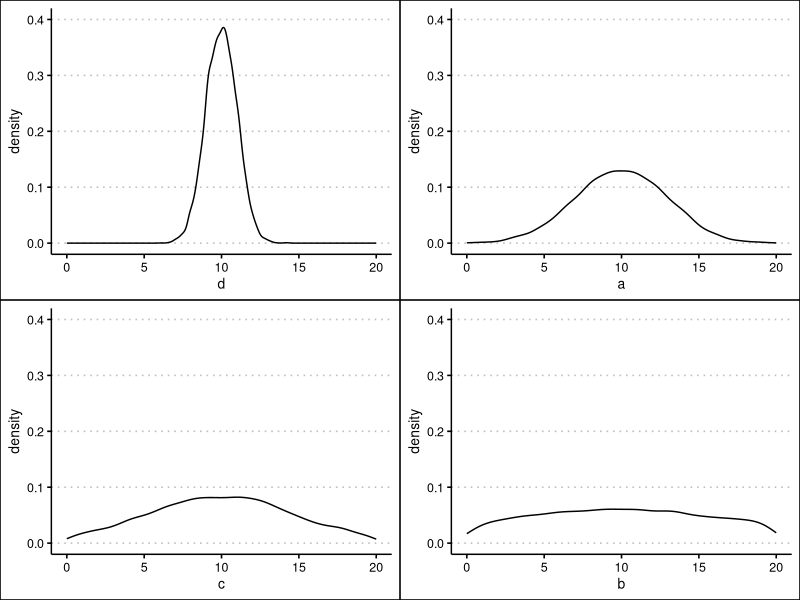
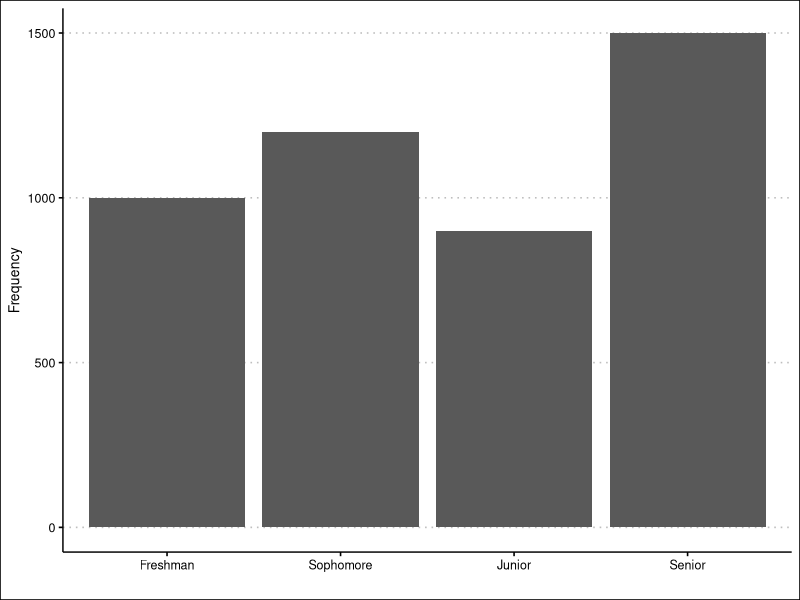
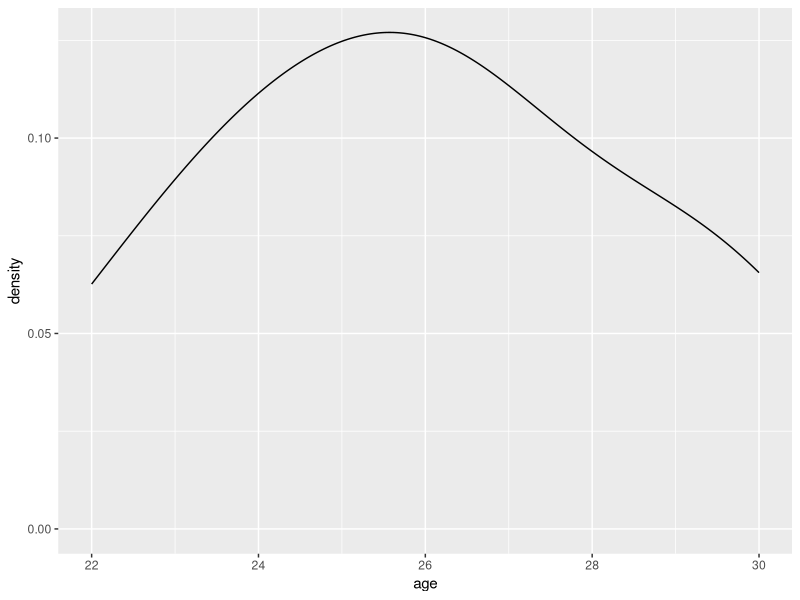

Recreate these plots in R, in order.
## ---- chunk 1
library(tidyverse)
library(dplyr)
library(ggplot2)
library(ggthemes)

## ---- chunk 2
ec_sal <- tibble(Salary=c(85000,90000,100000,120000,125000,130000), Frequency=c(5,4,1,2,3,2)) 

## Just to check
ec_sal_2 <- tibble(salary=c(rep(85000,5),rep(90000,4),100000,rep(120000,2), rep(125000,3), rep(130000,2)))
## ---- chunk 3
ec_sal <- ec_sal |> mutate(per=Frequency/sum(Frequency), mean=sum(per*Salary))

sample(ec_sal$mean, 1)

## Double check 
mean(ec_sal_2$salary)

## ---- chunk 4
quantile(ec_sal_2$salary,.5)
## ---- chunk 5
min(ec_sal_2$salary)
max(ec_sal_2$salary)
## ---- chunk 6
quantile(ec_sal_2$salary,c(.75,.5))
IQR(ec_sal_2$salary)

## ---- chunk 7
 
sev <- tibble(d=rnorm(10000,10,1), a=rnorm(10000,10,3), c=rnorm(10000,10,5), b=rnorm(10000,10,9))

d <- sev |> ggplot(aes(d)) + geom_density() + xlim(c(0,20)) + ylim(c(0,.4)) + theme_clean()
a <- sev |> ggplot(aes(a)) + geom_density() + xlim(c(0,20)) + ylim(c(0,.4))  + theme_clean()
c <- sev |> ggplot(aes(c)) + geom_density() + xlim(c(0,20))  + ylim(c(0,.4))  + theme_clean()
b <- sev |> ggplot(aes(b)) + geom_density() + xlim(c(0,20))  + ylim(c(0,.4))  + theme_clean()

ggpubr::ggarrange(d,a,c,b, ncol=2, nrow=2)

## ---- chunk 8
standing <- tibble(level=c("Freshman", "Sophomore", "Junior", "Senior"), Frequency=c(1000,1200,900,1500), order=c(1:4)) 

## ---- chunk 9
standing |> ggplot(aes(reorder(level,order), Frequency)) + geom_col() + theme_clean() + xlab("")
## ---- chunk 10
age_soc <- tibble(age=c(22,24,26,26,24,29,27,30))
## ---- chunk 11
age_soc |> ggplot(aes(age)) + geom_density() 
mean(age_soc$age)
median(age_soc$age)
max(age_soc$age) - min(age_soc$age)
sd(age_soc$age)

## ---- chunk 12


aid_db <- tibble(aid=c(rep(1,1570),rep(0,1430)), status=c(rep("fresh",508 ), rep("soph",349), rep("jr", 425), rep("sr", 288), rep("fresh",371), rep("soph",337), rep("jr",384), rep("sr",338)))    

## For graphical purposes
aid_tib <- tibble(aid=c(1,0), fresh=c(508,371), soph=c(349,337), jr=c(425,384), sr=c(288,338)) 

aid_tib
## ---- chunk 13
aid_db |> filter(status=="sr") |> summarize(x=mean(aid))

# which equals

288/(288+338)

## ---- chunk 14
aid_db |> filter(aid==1) |> group_by(status) |>  summarize(en=n()) |> mutate(pr=en/sum(en)) |> select(status,pr) |> filter(status=="sr")

# which equals

288/(508+349+425+288)

## ---- chunk 15
aid_db |> filter(status=="fresh") |> summarize(x=mean(aid))

# which equals

508/(508+371)

## ---- chunk 16
y <- 4-(3.5*6) 
y
## ---- chunk 17
y <- 4-(3.5*-2) 
y
## ---- chunk 18
getalong <-  tibble(getalong=c(4.7,4.21,5.42,4.14,3.3), satis=c(5.07,4.05,5.33,4.02,3.59), pred=c(4.72,4.28,5.38,4.22,3.45))

getalong

## ---- chunk 19
getalong |> mutate(residuals=getalong-pred)
